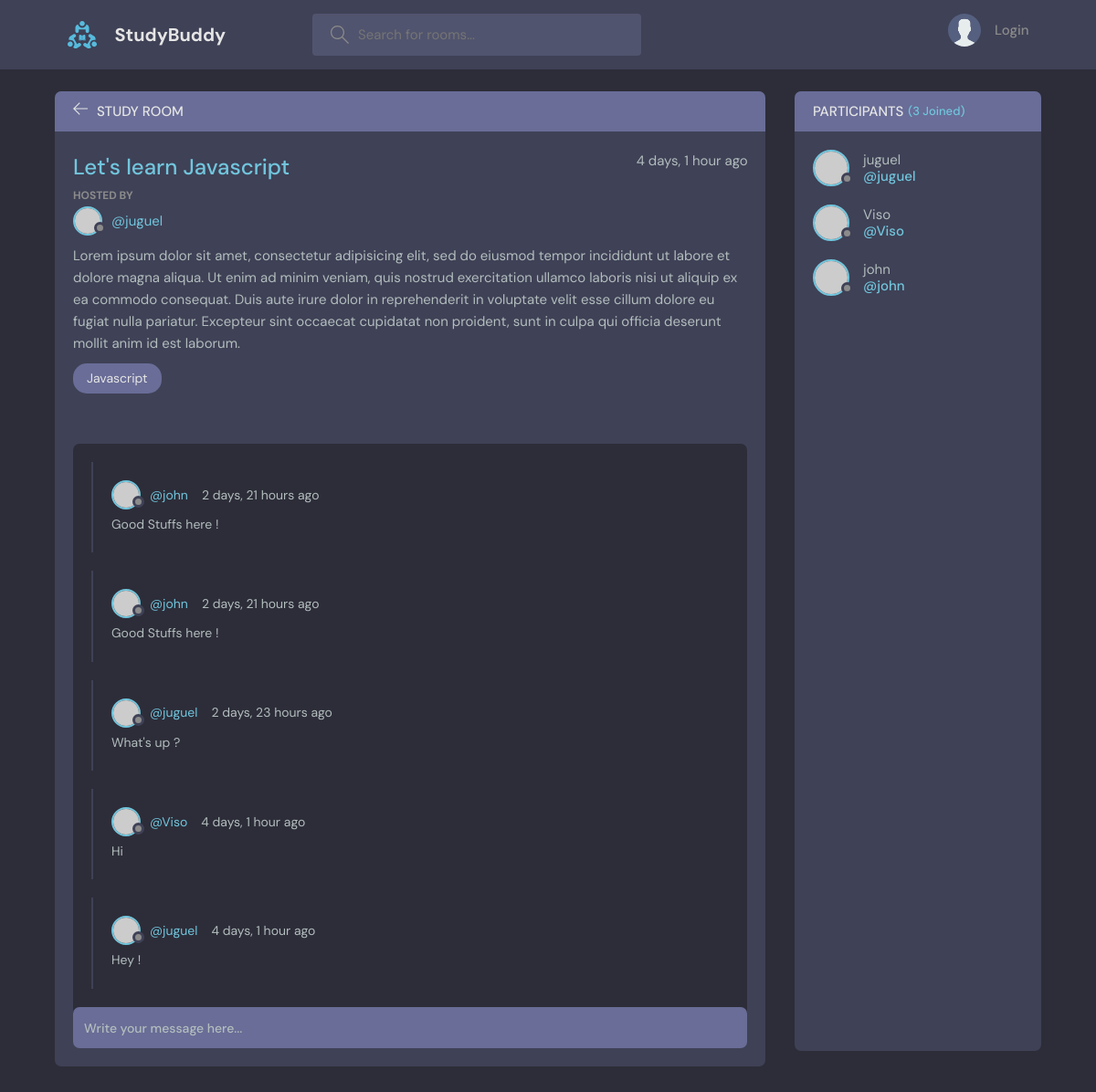
The app's page /room/1/, older data.
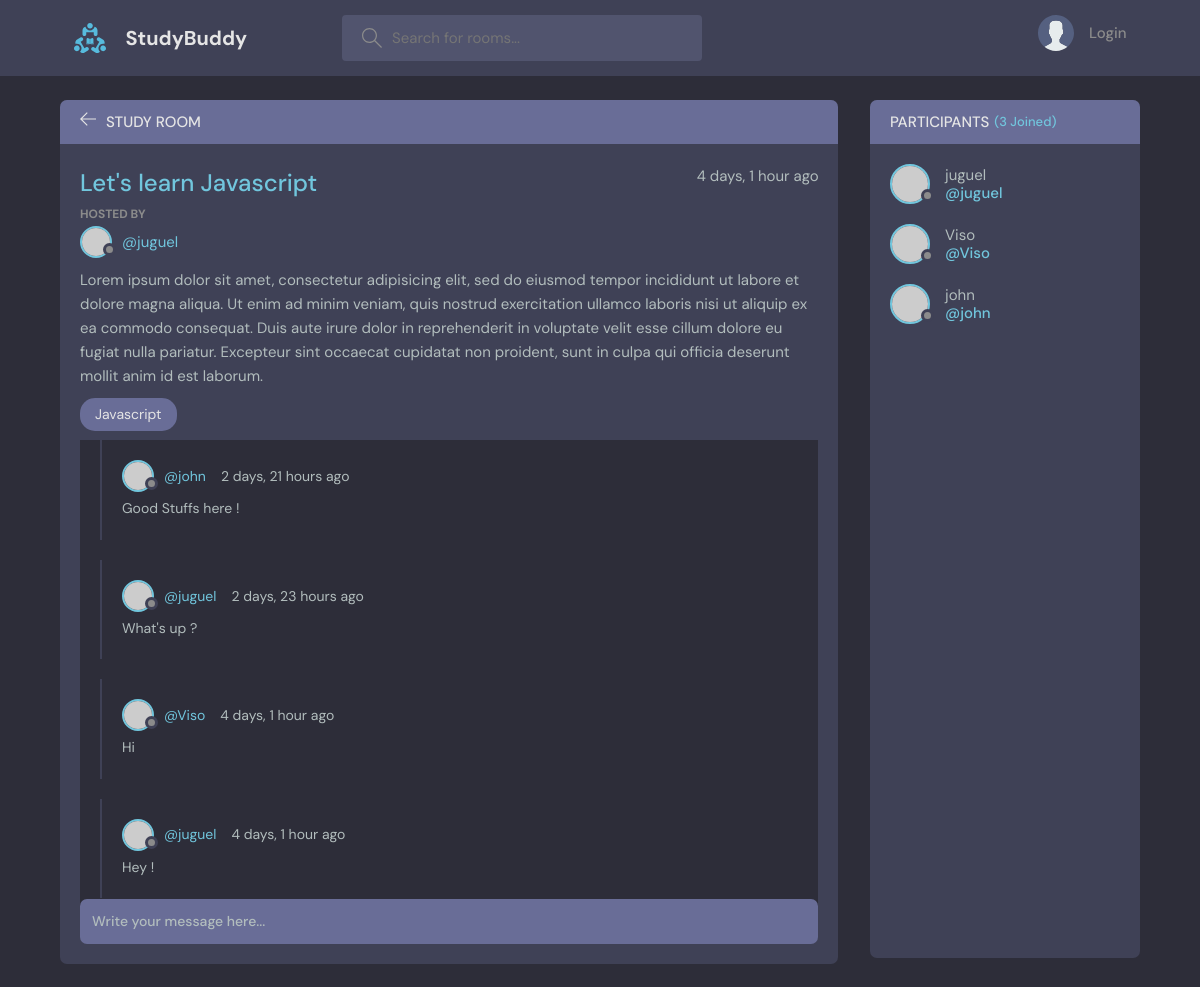
The same page, newer data.
### base_app/models.py (models this page shows, shortened)
class Message(models.Model):
    user = models.ForeignKey(User, on_delete=models.CASCADE) # oneTomany
    room = models.ForeignKey(Room, on_delete=models.CASCADE) # When room get deleted, also the msgs
    body = models.TextField()
    updated_date = models.DateTimeField(auto_now=True)
    created_date = models.DateTimeField(auto_now_add=True)
    class Meta:
        ordering = ['-updated_date', '-created_date']

### base_app/views.py (the view, shortened to what this page needs)
# urls.py: path('room/<str:pk>/', views.room, name="room"),
def room(request, pk):
    room = Room.objects.get(id=pk) # get a single object/room that matchs the attrib
    room_messages = room.message_set.all()
    participants = room.participants.all()
    context = {'room' : room, 'room_messages': room_messages, 'participants': participants }
    return render(request, 'base_app/room.html', context)

### base_app/models.py (called while the page is built)
    def __str__(self):
        return self.name

### base_app/templates/base_app/room.html (shortened to what this page needs)
{% extends 'base_app/base.html' %}
{% block content %}
<main class="profile-page layout layout--2">
  <div class="container">
    <div class="room">
      <div class="room__top">
        <div class="room__topLeft">
          <a href="{% url 'home' %}">
            <svg version="1.1" xmlns="http://www.w3.org/2000/svg" width="32" height="32" viewBox="0 0 32 32">
              <title>arrow-left</title>
              <path
                d="M13.723 2.286l-13.723 13.714 13.719 13.714 1.616-1.611-10.96-10.96h27.625v-2.286h-27.625l10.965-10.965-1.616-1.607z"
              ></path>
            </svg>
          </a>
          <h3>Study Room</h3>
        </div>
      </div>
      <div class="room__box scroll">
        <div class="room__header scroll">
          <div class="room__info">
            <h3>{{room.name}}</h3>
            <span>{{room.created_date|timesince}} ago</span>
          </div>
          <div class="room__hosted">
            <p>Hosted By</p>
            <a href="{% url 'user-profile' room.host.id %}" class="room__author">
              <div class="avatar avatar--small">
                <img src="https://randomuser.me/api/portraits/men/37.jpg" />
              </div>
              <span>@{{room.host.username}}</span>
            </a>
          </div>
          <div class="room__details">
            {{room.description}}
          </div>
          <span class="room__topics">{{room.topic}}</span>
        </div>
        <div class="room__conversation">
          <div class="threads scroll">
            {% for message in room_messages %}
            <div class="thread">
              <div class="thread__top">
                <div class="thread__author">
                  <a href="{% url 'user-profile' message.user.id %}" class="thread__authorInfo">
                    <div class="avatar avatar--small">
                      <img src="https://randomuser.me/api/portraits/men/37.jpg" />
                    </div>
                    <span>@{{message.user.username}}</span>
                  </a>
                  <span class="thread__date">{{message.created_date|timesince}} ago</span>
                </div>
              </div>
              <div class="thread__details">
                {{message.body}}
              </div>
            </div>
            {% endfor %}
          </div>
        </div>
      </div>
      <div class="room__message">
        <form action="" method="POST">
          <input name="body" placeholder="Write your message here..." /></form>
      </div>
    </div>
    <div class="participants">
      <h3 class="participants__top">Participants <span>({{participants.count}} Joined)</span></h3>
      <div class="participants__list scroll">
        {% for user in participants %}
        <a href="{% url 'user-profile' user.id %}" class="participant">
          <div class="avatar avatar--medium">
            <img src="https://randomuser.me/api/portraits/men/37.jpg" />
          </div>
          <p>
            {{user.username}}
            <span>@{{user.username}}</span>
          </p>
        </a>
        {% endfor %}
      </div>
    </div>
  </div>
</main>
{% endblock content %}

Row changes from the older to the newer data that the page shows:
removed Message: user.username "john", created_date "2 days, 21 hours", body "Good Stuffs here !"
